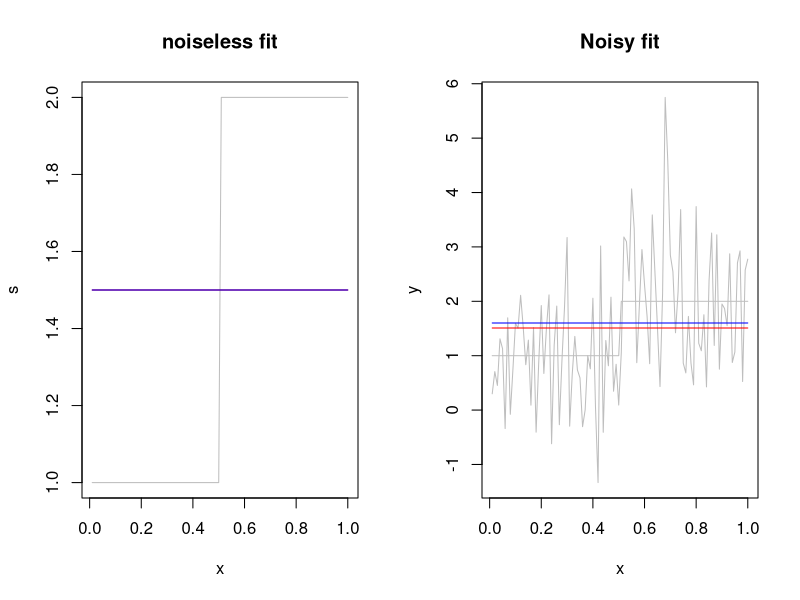
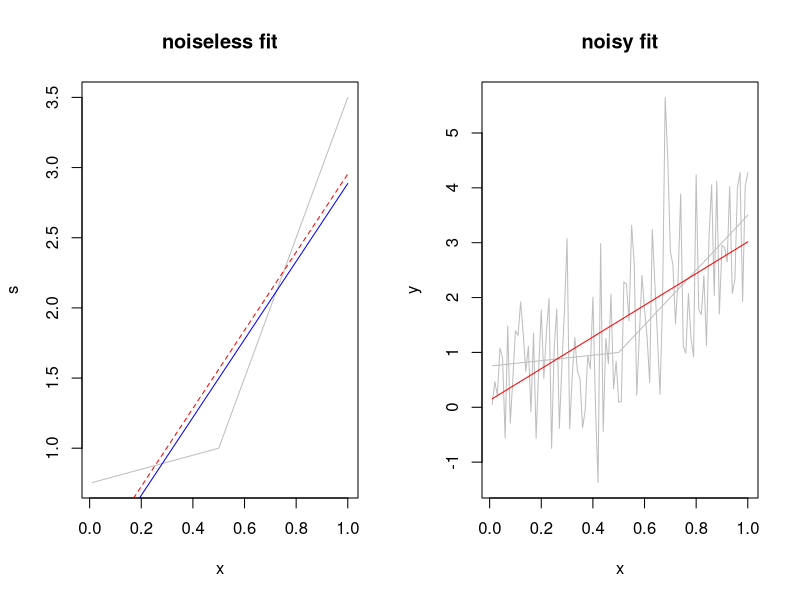

Write the R code that produced these figures, in order. (Note: this script raises an error after producing the figures.)

#-----------------------------------
#
# Multi-resolution fit functions
#
#-----------------------------------


library(lpSolve)


fit.with.multiresolution <- function(y,x, include.intercept = TRUE)
{
  #' Fit linear model params using multiresolution norm
  #'
  #'@param y vector, dim (n x 1)
  #'@param x matrix, dim (n x k)
  #'@param include.intercept bool 

  n <- length(y)
  
  if (include.intercept) x <- cbind(rep(1,n),x)
  if (is.vector(x)) x <- matrix(x)
  k <- ncol(x)-1
  
  y.cumsum <- c(0, cumsum(y))
  x.cumsum <- rbind(rep(0,k+1), apply(x, 2, cumsum))

  lhs.constraints <- c()
  rhs.constraints <- c()
  
  for (ii in 1:n) for (jj in (ii+1):(n+1))
  {
    rhs.constraints <- c(rhs.constraints, (y.cumsum[jj] - y.cumsum[ii]) / sqrt(jj-ii))
    lhs.constraints <- rbind(lhs.constraints, (x.cumsum[jj,] - x.cumsum[ii,]) / sqrt(jj-ii))
  }
  
  rhs.constraints <- c(rhs.constraints, -rhs.constraints)
  
  q <- length(rhs.constraints)
  
  lhs.constraints <- cbind(lhs.constraints, -lhs.constraints)
  lhs.constraints <- rbind(lhs.constraints, -lhs.constraints)
  lhs.constraints <- cbind(rep(1,q), lhs.constraints)
  
  f.obj <- c(1, rep(0, 2*(k+1)))
  f.dir <- rep(">=",q)
  
  lp.solution <- lp(
    direction = "min",
    objective.in = f.obj, 
    const.mat = lhs.constraints, 
    const.dir = f.dir,
    const.rhs = rhs.constraints
  )
  
  return(lp.solution$solution[-1])
  
}


get.multiresolution.fitted.values <- function(mr.fit, x)
{
  #' Get fitted values from multi-resolution sup-norm regression
  #'
  #'@param mr.fit vector, output from `fit.with.multiresolution`
  #'@param x matrix, dim (n x k)

  
   if (is.vector(x))
   {
     if (any(mr.fit > 0))
     {
       ind <- which(mr.fit > 0)
       param <- mr.fit[ind] * ifelse(ind == 1, 1, -1)
       return(param * x)
     }
     
     return(x*0)
   }
   
   q <- length(mr.fit) / 2
   res <- numeric(nrow(x))
   
   for (ii in 1:q) {
     
     if (any(mr.fit[c(ii,q+ii)] > 0))
     {
      ind <- which(mr.fit[c(ii,q+ii)] > 0)
      param <- mr.fit[c(ii,q+ii)][ind] * ifelse(ind == 1, 1, -1)
      res <- res + x[,ii] * param
     }
   }
   
   return(res)
}


#-----------------------------------------------------------------------------
#
# Multiresolution fit and least squares fit in pieicewise polynomial settings
#
#------------------------------------------------------------------------------

n <- 100
x <- 1:n / n 
e <- rnorm(n)

par(mfrow = c(1,2))

b.loc <- floor(n/2)
x.lhs <- x[1:b.loc]
x.rhs <- x[(b.loc+1):n]
b <- x[b.loc]


## pieicewise constant

s <- c(
  rep(1, b.loc),
  rep(2, n - b.loc)
)

lm.fit.noiseless <- lm(s ~ 1)
mr.fit.noiseless <- fit.with.multiresolution(s,x**0, include.intercept = FALSE)

plot(s ~ x, type = "l", col = "grey", main = "noiseless fit")
lines(lm.fit.noiseless$fitted.values ~ x , col = "red")
lines(get.multiresolution.fitted.values(mr.fit.noiseless, x**0) ~ x, col = "blue")



y <- s + e

lm.fit.noisy <- lm(y ~ 1)
mr.fit.noisy <- fit.with.multiresolution(y,x**0, include.intercept = FALSE)

plot(y ~ x, type = "l", col = "grey", main = "Noisy fit")
lines(s ~ x, col = "grey")
lines(lm.fit.noisy$fitted.values ~ x, col = "red")
lines(get.multiresolution.fitted.values(mr.fit.noisy, x**0) ~ x, col = "blue")


## piecewise linear (kink)

s <- c(
  1 + 0.5*(x.lhs - b),
  1 + 5*(x.rhs - b)
)

lm.fit.noiseless <- lm(s ~ x)
mr.fit.noiseless <- fit.with.multiresolution(s, x)

plot(s ~ x, type = "l", col = "grey", main = "noiseless fit")
lines(lm.fit.noiseless$fitted.values ~ x, col = "red", lty = 2)
lines(get.multiresolution.fitted.values(mr.fit.noiseless, cbind(x**0, x)) ~ x, col = "blue")


y <- s + e

lm.fit.noisy <- lm(y ~ x)
mr.fit.noisy <- fit.with.multiresolution(y,x)

plot(y~x, type = "l", col = "grey", main = "noisy fit")
lines(s ~ x, col = "grey")
lines(lm.fit.noisy$fitted.values ~ x, col = "red")
lines(get.multiresolution.fitted.values(mr.fit, cbind(x**0, x)) ~ x, col = "blue")


## piecewise linear (jump)

s <- c(
  1 + 0.5*(x.lhs - b),
  1.5 + 1.5*(x.rhs - b)
)

lm.fit.noiseless <- lm(s ~ x)
mr.fit.noiseless <- fit.with.multiresolution(s,x)

plot(s ~ x, type = "l", col = "grey", main = "noiseless fit")
lines(lm.fit.noiseless$fitted.values ~ x, col = "red")
lines(get.multiresolution.fitted.values(mr.fit.noiseless, cbind(x**0, x)) ~ x, col = "blue")

y <- s + e

lm.fit.noisy <- lm(y ~ x)
mr.fit.noisy <- fit.with.multiresolution(y,x)

plot(y~x, type = "l", col = "grey", main = "noisy fit")
lines(s ~ x, col = "grey")
lines(lm.fit.noisy$fitted.values ~ x, col = "red")
lines(get.multiresolution.fitted.values(mr.fit, cbind(x**0, x)) ~ x, col = "blue")


## pieicewise quadratic

s <- c(
  1 + 0.5*(x.lhs - b) + 20*(x.lhs - b)**2,
  1 + 5*(x.rhs - b) + 2*(x.rhs - b)**2
)

lm.fit.noiseless <- lm(s ~ x + I(x**2))
mr.fit.noiseless <- fit.with.multiresolution(s, cbind(x, x**2))

plot(s ~ x, type = "l", col = "grey", main = "noiseless fit")
lines(lm.fit.noiseless$fitted.values ~ x, col = "red")
lines(get.multiresolution.fitted.values(mr.fit.noiseless, cbind(x**0, x, x**2)) ~ x, col = "blue")

y <- s + e 

lm.fit.noisy <- lm(y ~ x + I(x**2))
mr.fit.noisy <- fit.with.multiresolution(y, cbind(x, x**2))


plot(y ~ x, type = "l", col = "grey", main = "noisy fit")
lines(s ~ x, col = "grey")
lines(lm.fit.noiseless$fitted.values ~ x, col = "red")
lines(get.multiresolution.fitted.values(mr.fit.noiseless, cbind(x**0, x, x**2)) ~ x, col = "blue")
